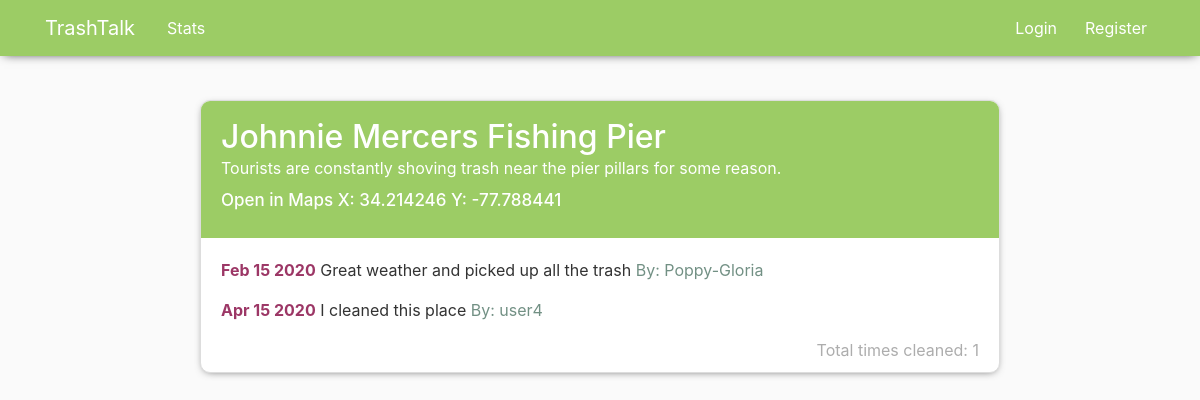
Before: /post/0753d3ef-630e-4f0e-b0ef-b71a56f60770/ with the older database file.
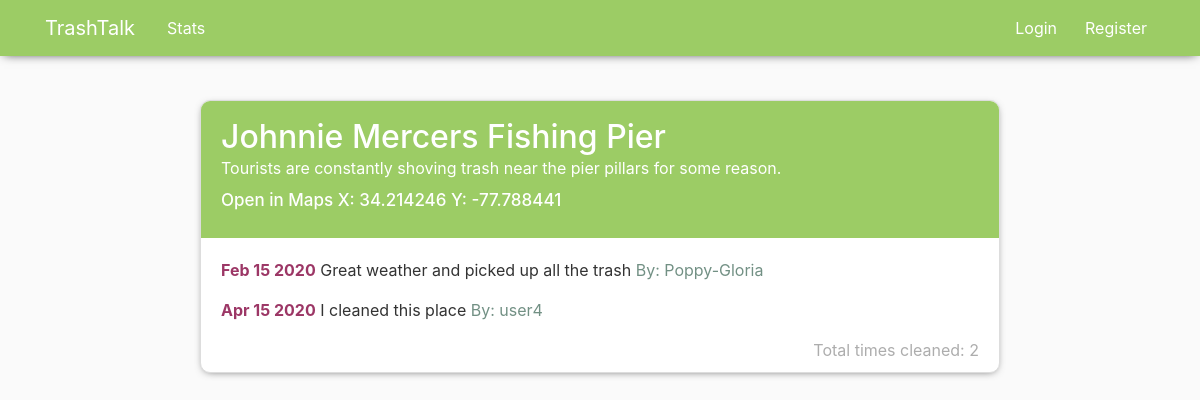
After: the same page with the newer database file.
### blog/models.py (models this page shows, shortened)
class Location(models.Model):
    l_id = models.UUIDField(primary_key=True, default=uuid.uuid4, editable=False)
    l_name = models.CharField(max_length = 100)
    x_cord = models.FloatField()
    y_cord = models.FloatField()
    description = models.TextField()
    times_cleaned = models.IntegerField()

### blog/views.py (the view)
# urls.py: path('post/<pk>/', PostDetailView.as_view(), name='post-detail'),
class PostDetailView(DetailView):
    model = Location
    def get_context_data(self, **kwargs):
        context = super(PostDetailView, self).get_context_data(**kwargs)
        context['cleans'] = Cleaned.objects.all()
        return context

### blog/templates/blog/location_detail.html (shortened to what this page needs)
{% extends "blog/base.html" %}
{% block content %}
        <article class="media content-section">
          <div class="media-body">
            <div class="title-blue">
            <h2>{{ object.l_name }}</h2>
            <p class="article-content less-padding">{{object.description}}</p>
            <a class="mr-2 clr" target="_blank" href="https://www.google.com/maps/place/{{object.x_cord}},{{object.y_cord}}">Open in Maps X: {{object.x_cord}} Y: {{object.y_cord}}</a>
            </div>
            {% for clean in cleans %}
            {% ifequal clean.l_id.l_id object.l_id %}
            <p><span class = "cdate">{{clean.date_cleaned|date:"M d Y"}}</span> {{clean.description}} <span class="fadegreen">By: {{clean.u_id.username}}</span></p>
            {% endifequal %}
            {% endfor %}
            <p class = "lowercount">Total times cleaned: {{object.times_cleaned}}</p>
          </div>
        </article>
{% endblock content %}

Changed rows visible on the page:
changed Location "Johnnie Mercers Fishing Pier": times_cleaned "1" → "2"
